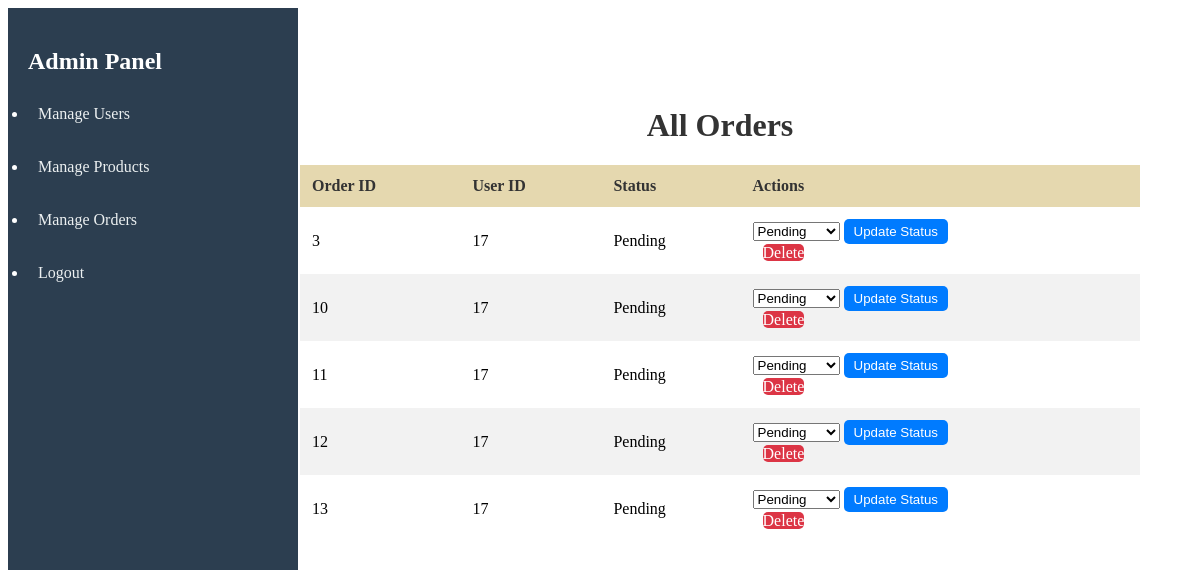
Page /public/orders.php (signed in) on the committed database.
### tables this page shows
CREATE TABLE `orders` (
  `id` int(11) NOT NULL,
  `user_id` int(10) UNSIGNED NOT NULL,
  `total_amount` decimal(10,2) DEFAULT 0.00,
  `status` varchar(20) DEFAULT 'pending',
  `created_at` timestamp NULL DEFAULT current_timestamp(),
  `updated_at` timestamp NULL DEFAULT current_timestamp() ON UPDATE current_timestamp()
);

### app/controllers/OrderCrud.php (called while the page is built, shortened)
<?php
require_once '../app/models/Order.php';
class OrderCrud {
    private $order;
    public function __construct($pdo, $role) {
        $this->order = new Order($pdo);
    }
    public function getOrders() {
        return $this->order->getOrders();
    }
}

### app/models/Order.php (called while the page is built, shortened)
<?php
    class Order {
        private $pdo;
        public function __construct($pdo) {
            $this->pdo = $pdo;
        }
    public function getOrders() {
        $stmt = $this->pdo->prepare("SELECT * FROM orders");
        $stmt->execute();
        return $stmt->fetchAll(PDO::FETCH_ASSOC);
    }
}

### public/orders.php (the view, shortened to what this page needs)
<?php
require_once '../config/database.php';
require_once '../app/controllers/OrderCrud.php';
try {
    $orderCrud = new OrderCrud($pdo, $_SESSION['role']);
    $orders = $orderCrud->getOrders();
} catch (PDOException $e) {
    die("Database connection failed: " . $e->getMessage());
}
?>
<!DOCTYPE html>
<html lang="en">
<head>
    <link rel="stylesheet" href="./css/order.css">
</head>
<body>
    <div class="sidebar">
        <h2>Admin Panel</h2>
        <ul>
            <li><a href="./users.php">Manage Users</a></li>
            <li><a href="./products.php">Manage Products</a></li>
            <li><a href="./orders.php">Manage Orders</a></li>
            <li><a href="./logout.php">Logout</a></li>
        </ul>
    </div>
    <div class="orders">
        <h1 style="text-align: center; color: #333;">All Orders</h1>
        <?php if (!empty($orders)): ?>
            <table style="width: 100%; border-collapse: collapse; background-color: #fff;">
                <thead>
                    <tr>
                        <th style="background-color: #e5d8af; color: #333;">Order ID</th>
                        <th style="background-color: #e5d8af; color: #333;">User ID</th>
                        <th style="background-color: #e5d8af; color: #333;">Status</th>
                        <th style="background-color: #e5d8af; color: #333;">Actions</th>
                    </tr>
                </thead>
                <tbody>
                    <?php foreach ($orders as $order): ?>
                        <tr>
                            <td><?= htmlspecialchars($order['id']); ?></td>
                            <td><?= htmlspecialchars($order['user_id']); ?></td>
                            <td><?= htmlspecialchars($order['status'] ?? 'Pending'); ?></td>
                            <td>
                                <form method="POST" action="update_order.php">
                                    <select name="status">
                                        <option value="pending" <?= $order['status'] === 'pending' ? 'selected' : ''; ?>>Pending</option>
                                    </select>
                                    <input type="submit" value="Update Status" class="btn">
                                </form>
                                <a href="delete_order.php?id=<?= $order['id']; ?>" onclick="return confirm('Are you sure you want to delete this order?');" class="action-btn delete-btn">Delete</a>
                            </td>
                        </tr>
                    <?php endforeach; ?>
                </tbody>
            </table>
        <?php else: ?>
            <p style="text-align: center; font-size: 18px;">No orders found.</p>
        <?php endif; ?>
    </div>
</body>
</html>

### public/css/order.css (style rules this page uses)
.sidebar { width: 250px; height: 100vh; background-color: #2c3e50; color: white; padding: 20px; }
.sidebar h2 { margin-bottom: 20px; }
.sidebar ul { padding-left: 0; }
.sidebar ul li { margin: 15px 0; }
.sidebar a { color: #ecf0f1; text-decoration: none; padding: 10px; display: block; border-radius: 4px; transition: background 0.3s; }
.orders { position: absolute; top: 10%; left: 25%; width: 70%; }
.orders table { width: 100%; border-collapse: collapse; }
.orders th, .orders td { padding: 12px; text-align: left; }
.orders th { background-color: #e5d8af; color: #333; }
.orders tr:nth-child(even) { background-color: #f2f2f2; }
.orders .btn { padding: 5px 10px; background-color: #007BFF; color: white; border: none; border-radius: 5px; cursor: pointer; transition: background-color 0.3s; }
.orders .action-btn { text-decoration: none; color: white; background-color: #dc3545; border-radius: 5px; transition: background-color 0.3s; }
.orders .delete-btn { margin-left: 10px; }

### rows in the picture
orders: id "3", user "17", status "Pending"
orders: id "10", user "17", status "Pending"
orders: id "11", user "17", status "Pending"
orders: id "12", user "17", status "Pending"
orders: id "13", user "17", status "Pending"
